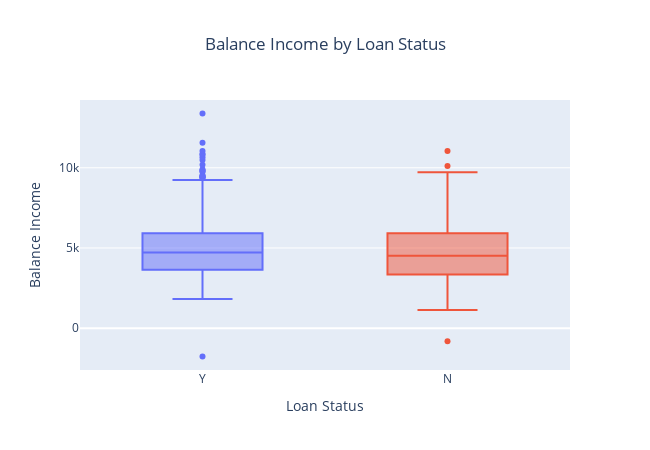

The code cell stored with this chart in its notebook:
### Markdown cell above
**8. Balance Income vs Loan Status**

### Code cell
fig = px.box(
    df1,
    x="Loan_Status",
    y="Balance_Income",
    color="Loan_Status",
    title="Balance Income by Loan Status",
    labels={
        "Loan_Status": "Loan Status",
        "Balance_Income": "Balance Income"
    }
)

fig.update_layout(
    width=650,
    height=450,
    title_x=0.5,
    showlegend=False
)

fig.show()

### Figure 1 — Plotly figure (JSON) as saved in the notebook; plotly's stock layout.template omitted (floating-point values rounded to 4 significant figures; data arrays with more than 128 entries replaced by an {"elided": "..."} marker saying what was removed)
{"data": [{"alignmentgroup": "True", "hovertemplate": "Loan Status=%{x}<br>Balance Income=%{y}<extra></extra>", "legendgroup": "Y", "marker": {"color": "#636efa"}, "name": "Y", "notched": false, "offsetgroup": "Y", "orientation": "v", "showlegend": true, "type": "box", "x": {"elided": "372 str values"}, "x0": " ", "xaxis": "x", "y": {"elided": "372 float values"}, "y0": " ", "yaxis": "y"}, {"alignmentgroup": "True", "hovertemplate": "Loan Status=%{x}<br>Balance Income=%{y}<extra></extra>", "legendgroup": "N", "marker": {"color": "#EF553B"}, "name": "N", "notched": false, "offsetgroup": "N", "orientation": "v", "showlegend": true, "type": "box", "x": {"elided": "163 str values"}, "x0": " ", "xaxis": "x", "y": {"elided": "163 float values"}, "y0": " ", "yaxis": "y"}], "layout": {"boxmode": "overlay", "height": 450, "legend": {"title": {"text": "Loan Status"}, "tracegroupgap": 0}, "showlegend": false, "title": {"text": "Balance Income by Loan Status", "x": 0.5}, "width": 650, "xaxis": {"anchor": "y", "categoryarray": ["Y", "N"], "categoryorder": "array", "domain": [0, 1], "title": {"text": "Loan Status"}}, "yaxis": {"anchor": "x", "domain": [0, 1], "title": {"text": "Balance Income"}}}}
